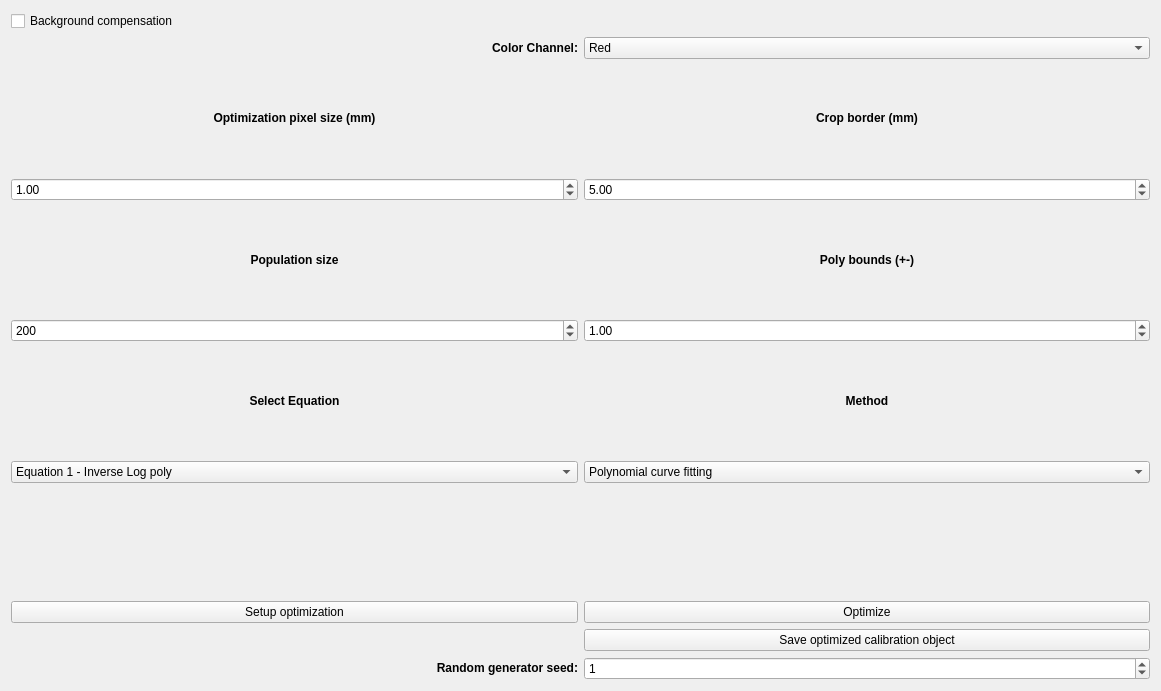
<?xml version="1.0" encoding="UTF-8"?>
<ui version="4.0">
 <class>Form</class>
 <widget class="QWidget" name="Form">
  <property name="geometry">
   <rect>
    <x>0</x>
    <y>0</y>
    <width>1161</width>
    <height>691</height>
   </rect>
  </property>
  <property name="windowTitle">
   <string>Optimization </string>
  </property>
  <layout class="QGridLayout" name="gridLayout">
   <item row="12" column="1">
    <widget class="QPushButton" name="optimize_button">
     <property name="text">
      <string>Optimize</string>
     </property>
    </widget>
   </item>
   <item row="7" column="0">
    <widget class="QSpinBox" name="pop_spin">
     <property name="maximum">
      <number>5000</number>
     </property>
     <property name="value">
      <number>200</number>
     </property>
    </widget>
   </item>
   <item row="6" column="0">
    <widget class="QLabel" name="label_5">
     <property name="text">
      <string>&lt;html&gt;&lt;head/&gt;&lt;body&gt;&lt;p align=&quot;center&quot;&gt;&lt;span style=&quot; font-weight:600;&quot;&gt;Population size&lt;/span&gt;&lt;/p&gt;&lt;/body&gt;&lt;/html&gt;</string>
     </property>
    </widget>
   </item>
   <item row="4" column="1">
    <widget class="QDoubleSpinBox" name="crop_border_spin">
     <property name="singleStep">
      <double>0.100000000000000</double>
     </property>
     <property name="value">
      <double>5.000000000000000</double>
     </property>
    </widget>
   </item>
   <item row="3" column="0">
    <widget class="QLabel" name="label_2">
     <property name="text">
      <string>&lt;html&gt;&lt;head/&gt;&lt;body&gt;&lt;p align=&quot;center&quot;&gt;&lt;span style=&quot; font-weight:600;&quot;&gt;Optimization pixel size (mm)&lt;/span&gt;&lt;/p&gt;&lt;/body&gt;&lt;/html&gt;</string>
     </property>
    </widget>
   </item>
   <item row="9" column="0">
    <widget class="QComboBox" name="eq_combo">
     <item>
      <property name="text">
       <string>Equation 1 - Inverse Log poly</string>
      </property>
     </item>
     <item>
      <property name="text">
       <string>Equation 2 - Inverse poly</string>
      </property>
     </item>
     <item>
      <property name="text">
       <string>Equation 3 - Inverse arctan poly</string>
      </property>
     </item>
     <item>
      <property name="text">
       <string>Equation 4 - 4th Degree Poly</string>
      </property>
     </item>
    </widget>
   </item>
   <item row="9" column="1">
    <widget class="QComboBox" name="mode_combo">
     <item>
      <property name="text">
       <string>Polynomial curve fitting </string>
      </property>
     </item>
     <item>
      <property name="text">
       <string>Lateral correction</string>
      </property>
     </item>
     <item>
      <property name="text">
       <string>Poly fit and correction</string>
      </property>
     </item>
    </widget>
   </item>
   <item row="2" column="0">
    <widget class="QLabel" name="label_8">
     <property name="text">
      <string>&lt;html&gt;&lt;head/&gt;&lt;body&gt;&lt;p align=&quot;right&quot;&gt;&lt;span style=&quot; font-weight:600;&quot;&gt;Color Channel:&lt;/span&gt;&lt;/p&gt;&lt;/body&gt;&lt;/html&gt;</string>
     </property>
    </widget>
   </item>
   <item row="12" column="0">
    <widget class="QPushButton" name="setup_button">
     <property name="text">
      <string>Setup optimization</string>
     </property>
    </widget>
   </item>
   <item row="8" column="0">
    <widget class="QLabel" name="label_4">
     <property name="text">
      <string>&lt;html&gt;&lt;head/&gt;&lt;body&gt;&lt;p align=&quot;center&quot;&gt;&lt;span style=&quot; font-weight:600;&quot;&gt;Select Equation&lt;/span&gt;&lt;/p&gt;&lt;/body&gt;&lt;/html&gt;</string>
     </property>
    </widget>
   </item>
   <item row="2" column="1">
    <widget class="QComboBox" name="color_combo">
     <item>
      <property name="text">
       <string>Red</string>
      </property>
     </item>
     <item>
      <property name="text">
       <string>Green</string>
      </property>
     </item>
     <item>
      <property name="text">
       <string>Blue</string>
      </property>
     </item>
    </widget>
   </item>
   <item row="6" column="1">
    <widget class="QLabel" name="label_6">
     <property name="text">
      <string>&lt;html&gt;&lt;head/&gt;&lt;body&gt;&lt;p align=&quot;center&quot;&gt;&lt;span style=&quot; font-weight:600;&quot;&gt;Poly bounds (+-)&lt;/span&gt;&lt;/p&gt;&lt;/body&gt;&lt;/html&gt;</string>
     </property>
    </widget>
   </item>
   <item row="4" column="0">
    <widget class="QDoubleSpinBox" name="pixel_size_spin">
     <property name="value">
      <double>1.000000000000000</double>
     </property>
    </widget>
   </item>
   <item row="3" column="1">
    <widget class="QLabel" name="label">
     <property name="text">
      <string>&lt;html&gt;&lt;head/&gt;&lt;body&gt;&lt;p align=&quot;center&quot;&gt;&lt;span style=&quot; font-weight:600;&quot;&gt;Crop border (mm)&lt;/span&gt;&lt;/p&gt;&lt;/body&gt;&lt;/html&gt;</string>
     </property>
    </widget>
   </item>
   <item row="7" column="1">
    <widget class="QDoubleSpinBox" name="poly_range_spin">
     <property name="maximum">
      <double>1000000.000000000000000</double>
     </property>
     <property name="value">
      <double>1.000000000000000</double>
     </property>
    </widget>
   </item>
   <item row="8" column="1">
    <widget class="QLabel" name="label_3">
     <property name="text">
      <string>&lt;html&gt;&lt;head/&gt;&lt;body&gt;&lt;p align=&quot;center&quot;&gt;&lt;span style=&quot; font-weight:600;&quot;&gt;Method&lt;/span&gt;&lt;/p&gt;&lt;/body&gt;&lt;/html&gt;</string>
     </property>
    </widget>
   </item>
   <item row="13" column="1">
    <widget class="QPushButton" name="save_cal">
     <property name="text">
      <string>Save optimized calibration object</string>
     </property>
    </widget>
   </item>
   <item row="14" column="0">
    <widget class="QLabel" name="label_7">
     <property name="text">
      <string>&lt;html&gt;&lt;head/&gt;&lt;body&gt;&lt;p align=&quot;right&quot;&gt;&lt;span style=&quot; font-weight:600;&quot;&gt;Random generator seed:&lt;/span&gt;&lt;/p&gt;&lt;/body&gt;&lt;/html&gt;</string>
     </property>
    </widget>
   </item>
   <item row="14" column="1">
    <widget class="QSpinBox" name="seed_spin">
     <property name="value">
      <number>1</number>
     </property>
    </widget>
   </item>
   <item row="10" column="1">
    <widget class="QWidget" name="image_widget" native="true"/>
   </item>
   <item row="10" column="0">
    <widget class="QWidget" name="ref_widget" native="true"/>
   </item>
   <item row="1" column="0">
    <widget class="QCheckBox" name="bg_checkBox">
     <property name="text">
      <string>Background compensation</string>
     </property>
     <property name="checked">
      <bool>false</bool>
     </property>
    </widget>
   </item>
  </layout>
 </widget>
 <resources/>
 <connections/>
</ui>
